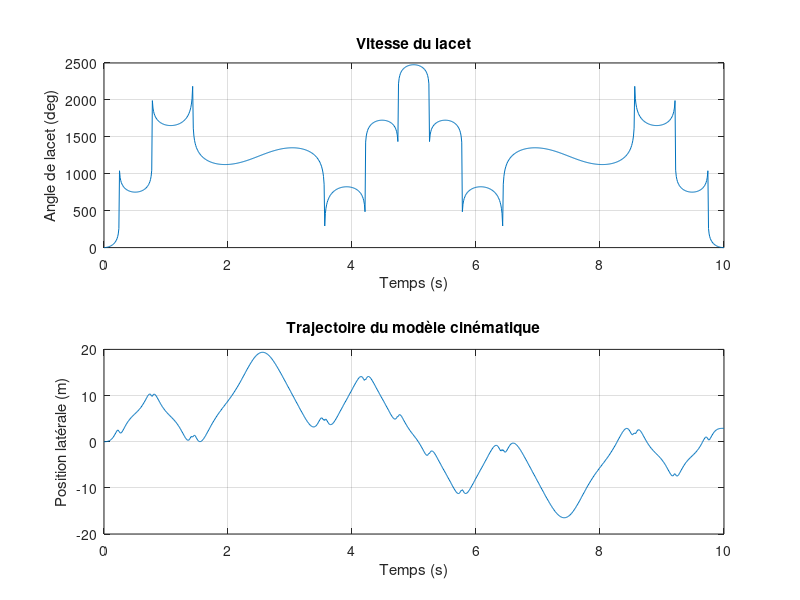

MATLAB code to generate this figure:
% Définition des paramètres
L = 2.84; % longueur du véhicule en m
Vx = 25; % vitesse longitudinale constante en m/s
T = 10; % durée de la simulation en s
dt = 0.01; % pas de temps en s
t = 0:dt:T; % vecteur temps
N = length(t); % nombre de points

% Définition de l'angle de braquage
beta_v = 10 * sin(2 * pi * t/T); % angle de braquage en radian

% Initialisation des variables
psi = zeros(1,N); % angle de lacet en radian
y_G = zeros(1,N); % position latérale en m

% Boucle de simulation
for i = 2:N
    % Calcul de la vitesse de lacet
    psi_dot = Vx/L * tan(beta_v(i));
    
    % Calcul de l'angle de lacet
    psi(i) = psi(i-1) + psi_dot * dt;
    
    % Calcul de la dérivée de la position latérale
    y_G_dot = Vx * sin(psi(i));
    
    % Calcul de la position latérale
    y_G(i) = y_G(i-1) + y_G_dot * dt;
end

% Affichage des résultats
figure
subplot(2,1,1)
plot(t,psi*180/pi)
xlabel('Temps (s)')
ylabel('Angle de lacet (deg)')
title('Vitesse du lacet')
grid on

subplot(2,1,2)
plot(t,y_G)
xlabel('Temps (s)')
ylabel('Position latérale (m)')
title('Trajectoire du modèle cinématique')
grid on
